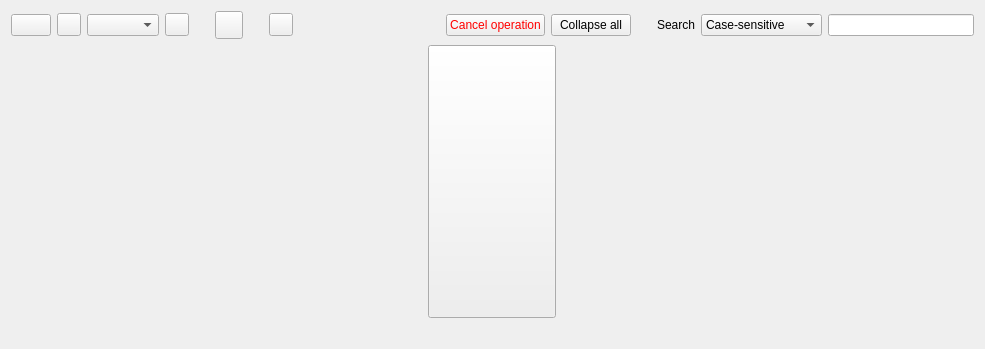
<?xml version="1.0" encoding="UTF-8"?>
<ui version="4.0">
 <class>FileManagerForm</class>
 <widget class="QWidget" name="FileManagerForm">
  <property name="geometry">
   <rect>
    <x>0</x>
    <y>0</y>
    <width>985</width>
    <height>349</height>
   </rect>
  </property>
  <property name="windowTitle">
   <string>Form</string>
  </property>
  <layout class="QVBoxLayout" name="verticalLayout_2">
   <item>
    <layout class="QVBoxLayout" name="verticalLayout">
     <item>
      <layout class="QHBoxLayout" name="horizontalLayout">
       <property name="sizeConstraint">
        <enum>QLayout::SetDefaultConstraint</enum>
       </property>
       <item>
        <layout class="QHBoxLayout" name="fsControlLayout">
         <property name="sizeConstraint">
          <enum>QLayout::SetFixedSize</enum>
         </property>
         <item>
          <widget class="QPushButton" name="helpButton">
           <property name="text">
            <string/>
           </property>
           <property name="icon">
            <iconset resource="../galacteek.qrc">
             <normaloff>:/share/icons/help.png</normaloff>:/share/icons/help.png</iconset>
           </property>
          </widget>
         </item>
         <item>
          <widget class="QToolButton" name="fsOptionsButton">
           <property name="text">
            <string/>
           </property>
           <property name="icon">
            <iconset resource="../galacteek.qrc">
             <normaloff>:/share/icons/settings.png</normaloff>:/share/icons/settings.png</iconset>
           </property>
          </widget>
         </item>
         <item>
          <widget class="QComboBox" name="pathSelector"/>
         </item>
         <item>
          <widget class="QToolButton" name="datesPickButton">
           <property name="toolTip">
            <string>&lt;html&gt;&lt;head/&gt;&lt;body&gt;&lt;p&gt;Time frame&lt;/p&gt;&lt;/body&gt;&lt;/html&gt;</string>
           </property>
           <property name="text">
            <string/>
           </property>
           <property name="icon">
            <iconset resource="../galacteek.qrc">
             <normaloff>:/share/icons/clock.png</normaloff>:/share/icons/clock.png</iconset>
           </property>
           <property name="checkable">
            <bool>true</bool>
           </property>
          </widget>
         </item>
         <item>
          <spacer name="horizontalSpacer">
           <property name="orientation">
            <enum>Qt::Horizontal</enum>
           </property>
           <property name="sizeType">
            <enum>QSizePolicy::Fixed</enum>
           </property>
           <property name="sizeHint" stdset="0">
            <size>
             <width>10</width>
             <height>20</height>
            </size>
           </property>
          </spacer>
         </item>
        </layout>
       </item>
       <item>
        <spacer name="horizontalSpacer_2">
         <property name="orientation">
          <enum>Qt::Horizontal</enum>
         </property>
         <property name="sizeType">
          <enum>QSizePolicy::Fixed</enum>
         </property>
         <property name="sizeHint" stdset="0">
          <size>
           <width>10</width>
           <height>20</height>
          </size>
         </property>
        </spacer>
       </item>
       <item>
        <widget class="QToolButton" name="fileManagerButton">
         <property name="maximumSize">
          <size>
           <width>28</width>
           <height>28</height>
          </size>
         </property>
         <property name="toolTip">
          <string>&lt;html&gt;&lt;head/&gt;&lt;body&gt;&lt;p&gt;Open local file manager&lt;/p&gt;&lt;/body&gt;&lt;/html&gt;</string>
         </property>
         <property name="text">
          <string/>
         </property>
         <property name="icon">
          <iconset resource="../galacteek.qrc">
           <normaloff>:/share/icons/file-manager.png</normaloff>:/share/icons/file-manager.png</iconset>
         </property>
         <property name="iconSize">
          <size>
           <width>24</width>
           <height>24</height>
          </size>
         </property>
        </widget>
       </item>
       <item>
        <spacer name="horizontalSpacer_4">
         <property name="orientation">
          <enum>Qt::Horizontal</enum>
         </property>
         <property name="sizeType">
          <enum>QSizePolicy::Maximum</enum>
         </property>
         <property name="sizeHint" stdset="0">
          <size>
           <width>20</width>
           <height>20</height>
          </size>
         </property>
        </spacer>
       </item>
       <item>
        <widget class="QToolButton" name="offlineButton">
         <property name="text">
          <string/>
         </property>
        </widget>
       </item>
       <item>
        <layout class="QHBoxLayout" name="horizontalLayout_3">
         <item>
          <spacer name="horizontalSpacer_3">
           <property name="orientation">
            <enum>Qt::Horizontal</enum>
           </property>
           <property name="sizeHint" stdset="0">
            <size>
             <width>40</width>
             <height>20</height>
            </size>
           </property>
          </spacer>
         </item>
         <item>
          <widget class="QPushButton" name="cancelButton">
           <property name="maximumSize">
            <size>
             <width>350</width>
             <height>16777215</height>
            </size>
           </property>
           <property name="styleSheet">
            <string notr="true">color: red;</string>
           </property>
           <property name="text">
            <string>Cancel operation</string>
           </property>
          </widget>
         </item>
         <item>
          <widget class="QPushButton" name="collapseAll">
           <property name="text">
            <string>Collapse all</string>
           </property>
          </widget>
         </item>
         <item>
          <spacer name="horizontalSpacer_5">
           <property name="orientation">
            <enum>Qt::Horizontal</enum>
           </property>
           <property name="sizeType">
            <enum>QSizePolicy::Maximum</enum>
           </property>
           <property name="sizeHint" stdset="0">
            <size>
             <width>20</width>
             <height>20</height>
            </size>
           </property>
          </spacer>
         </item>
         <item>
          <widget class="QLabel" name="label">
           <property name="sizePolicy">
            <sizepolicy hsizetype="Fixed" vsizetype="Preferred">
             <horstretch>0</horstretch>
             <verstretch>0</verstretch>
            </sizepolicy>
           </property>
           <property name="maximumSize">
            <size>
             <width>100</width>
             <height>16777215</height>
            </size>
           </property>
           <property name="text">
            <string>Search</string>
           </property>
          </widget>
         </item>
         <item>
          <widget class="QComboBox" name="comboSearchCase">
           <item>
            <property name="text">
             <string>Case-sensitive</string>
            </property>
           </item>
           <item>
            <property name="text">
             <string>Case-insensitive</string>
            </property>
           </item>
          </widget>
         </item>
         <item>
          <widget class="QLineEdit" name="searchFiles">
           <property name="maximumSize">
            <size>
             <width>180</width>
             <height>16777215</height>
            </size>
           </property>
          </widget>
         </item>
        </layout>
       </item>
      </layout>
     </item>
     <item>
      <layout class="QHBoxLayout" name="hLayoutTimeFrame"/>
     </item>
     <item>
      <layout class="QHBoxLayout" name="hLayoutFilesView">
       <item>
        <layout class="QHBoxLayout" name="hLayoutBrowser">
         <item>
          <layout class="QVBoxLayout" name="verticalLayout_4">
           <item>
            <widget class="QToolButton" name="localFileManagerSwitch">
             <property name="sizePolicy">
              <sizepolicy hsizetype="Maximum" vsizetype="Expanding">
               <horstretch>0</horstretch>
               <verstretch>0</verstretch>
              </sizepolicy>
             </property>
             <property name="maximumSize">
              <size>
               <width>128</width>
               <height>16777215</height>
              </size>
             </property>
             <property name="toolTip">
              <string>&lt;html&gt;&lt;head/&gt;&lt;body&gt;&lt;p&gt;Open local file manager&lt;/p&gt;&lt;/body&gt;&lt;/html&gt;</string>
             </property>
             <property name="text">
              <string/>
             </property>
             <property name="icon">
              <iconset resource="../galacteek.qrc">
               <normaloff>:/share/icons/file-manager.png</normaloff>:/share/icons/file-manager.png</iconset>
             </property>
             <property name="iconSize">
              <size>
               <width>24</width>
               <height>24</height>
              </size>
             </property>
            </widget>
           </item>
          </layout>
         </item>
        </layout>
       </item>
      </layout>
     </item>
    </layout>
   </item>
   <item>
    <layout class="QHBoxLayout" name="horizontalLayout_2">
     <item alignment="Qt::AlignLeft">
      <widget class="QLabel" name="mfsStatusLabel">
       <property name="minimumSize">
        <size>
         <width>200</width>
         <height>0</height>
        </size>
       </property>
       <property name="text">
        <string/>
       </property>
      </widget>
     </item>
    </layout>
   </item>
  </layout>
 </widget>
 <resources>
  <include location="../galacteek.qrc"/>
 </resources>
 <connections/>
</ui>
